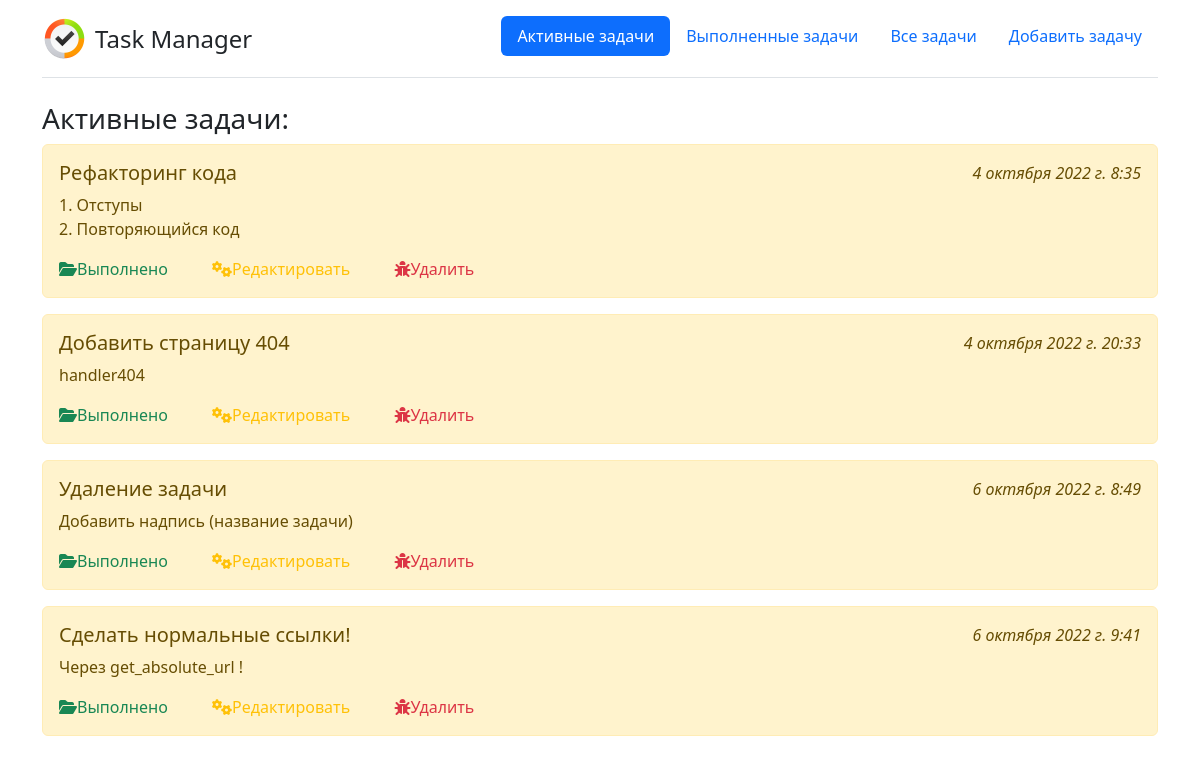
/, run on an earlier commit of the app's database.
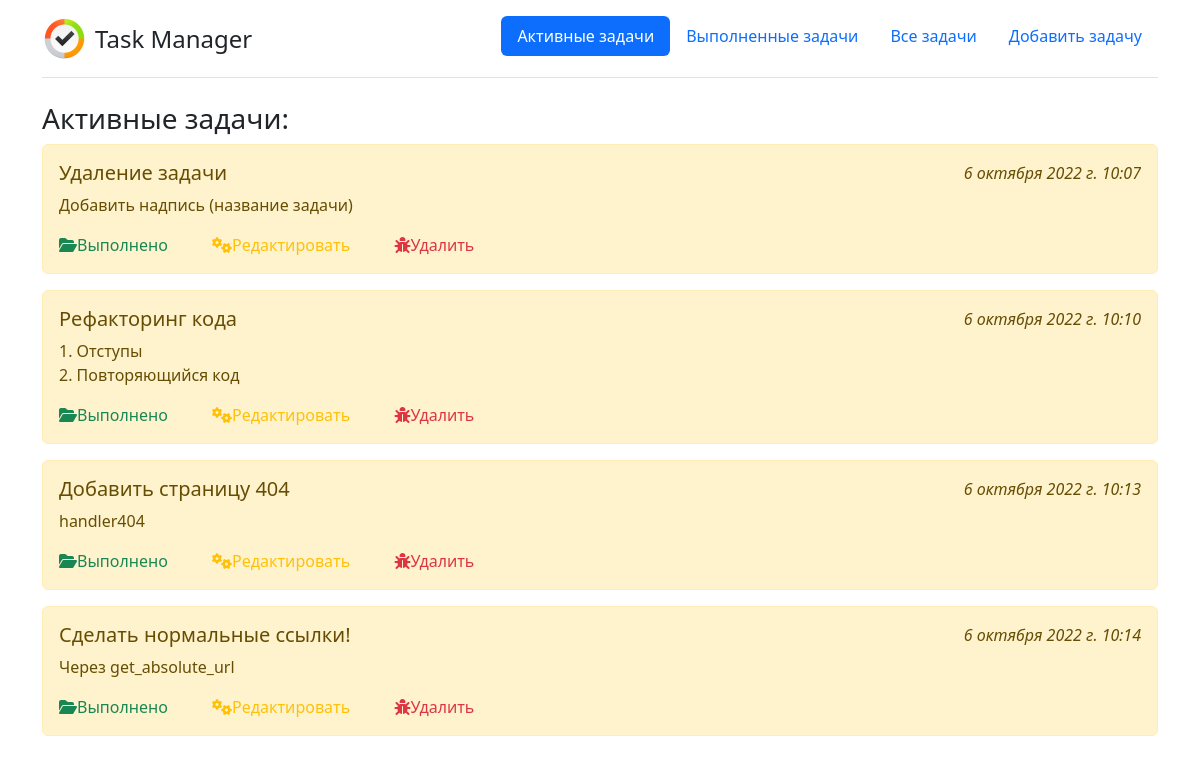
And on a later commit of the database.
### Main/models.py (models this page shows, shortened)
class Task(models.Model):
    title = models.CharField(max_length=255, verbose_name='Название')
    task = models.TextField(verbose_name='Задача')
    time_create = models.DateTimeField(auto_now_add=True, verbose_name='Время создания')
    time_update = models.DateTimeField(auto_now=True, verbose_name='Время обновления')
    done = models.BooleanField(default=False, verbose_name='Статус')
    class Meta:
        verbose_name = 'Задача'
        verbose_name_plural = 'Задачи'

### Main/views.py (the view)
# urls.py: path('', ActiveTask.as_view(), name='activeTask'),
class ActiveTask(ListView):
    model = Task
    template_name = 'Main/index.html'
    extra_context = {'title': 'Активные задачи'}
    context_object_name = 'tasks'
    def get_queryset(self):
        return Task.objects.filter(done=False).order_by('time_update')

### Main/templates/Main/index.html
{% extends 'Main/base.html' %}
{% block body %}
  {% if title == 'Активные задачи' %}
    <h3>Активные задачи:</h3>
  {% elif title == 'Выполненные задачи' %}
    <h3>Выполненные задачи:</h3>
  {% elif title == 'Все задачи' %}
    <h3>Все задачи:</h3>
  {% endif %}
 {% if tasks %}
    {% for el in tasks %}
      {% if el.done %}
        <div class="alert alert-success mt-2">
      {% else %}
        <div class="alert alert-warning mt-2">
      {% endif %}
      <div class="hidd">
        <h5 class="position_left">{{ el.title |linebreaksbr }}</h5>
        <i class="position_right">{{ el.time_update }}</i>
      </div>
      <p>{{ el.task |linebreaksbr }}</p>
      {% if el.done == False %}
        <a href="{% url 'readyTask' el.pk %}" class="text-success" id="marg"><i class="fa-solid fa-folder-open"></i>Выполнено</a>
      {% else %}
        <a href="{% url 'activateTask' el.pk %}" class="text-primary" id="marg2"><i class="fa-solid fa-code-pull-request"></i>Активировать</a>
      {% endif %}
        <a href="{% url 'updateTask' el.pk %}" class="text-warning" id="marg3"><i class="fa-solid fa-gears"></i>Редактировать</a>
        <a href="{% url 'deleteTask' el.pk %}" class="text-danger"><i class="fa-solid fa-bug"></i>Удалить</a>
    </div>
    {% endfor %}
 {% else %}
   <h4 class="text-danger">Отсутствуют</h4>
   {% if page != 'Выполненные задачи' %}
     <a href="{% url 'addTask' %}">Добавить задачу</a>
   {% endif %}
 {% endif %}
{% endblock %}

What changed in the data, as far as the page shows it:
changed Task "Удаление задачи": time_update "6 октября 2022 г. 8:49" → "6 октября 2022 г. 10:07"; moves up the list
changed Task "Рефакторинг кода": time_update "4 октября 2022 г. 8:35" → "6 октября 2022 г. 10:10"
changed Task "Добавить страницу 404": time_update "4 октября 2022 г. 20:33" → "6 октября 2022 г. 10:13"
changed Task "Сделать нормальные ссылки!": time_update "6 октября 2022 г. 9:41" → "6 октября 2022 г. 10:14"; task "Через get_absolute_url !" → "Через get_absolute_url"
